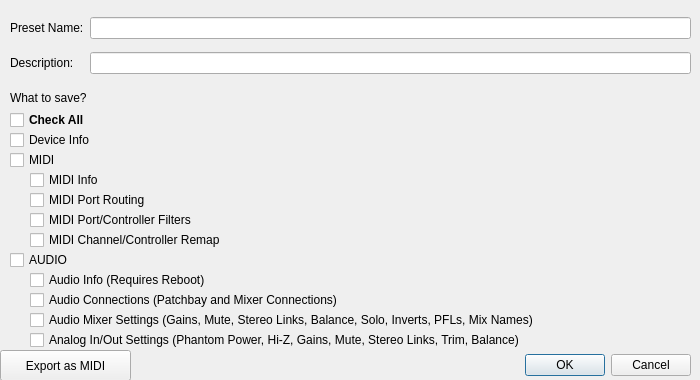
<?xml version="1.0" encoding="UTF-8"?>
<ui version="4.0">
 <class>ICSaveDialog</class>
 <widget class="QDialog" name="ICSaveDialog">
  <property name="geometry">
   <rect>
    <x>0</x>
    <y>0</y>
    <width>700</width>
    <height>380</height>
   </rect>
  </property>
  <property name="windowTitle">
   <string>Save Preset</string>
  </property>
  <widget class="QDialogButtonBox" name="buttonBox">
   <property name="geometry">
    <rect>
     <x>400</x>
     <y>350</y>
     <width>291</width>
     <height>31</height>
    </rect>
   </property>
   <property name="orientation">
    <enum>Qt::Horizontal</enum>
   </property>
   <property name="standardButtons">
    <set>QDialogButtonBox::Cancel|QDialogButtonBox::Ok</set>
   </property>
  </widget>
  <widget class="QCheckBox" name="checkDeviceInfo">
   <property name="geometry">
    <rect>
     <x>10</x>
     <y>130</y>
     <width>681</width>
     <height>20</height>
    </rect>
   </property>
   <property name="text">
    <string>Device Info</string>
   </property>
  </widget>
  <widget class="QCheckBox" name="checkMidi">
   <property name="geometry">
    <rect>
     <x>10</x>
     <y>150</y>
     <width>681</width>
     <height>20</height>
    </rect>
   </property>
   <property name="text">
    <string>MIDI</string>
   </property>
  </widget>
  <widget class="QCheckBox" name="checkMidiInfo">
   <property name="geometry">
    <rect>
     <x>30</x>
     <y>170</y>
     <width>661</width>
     <height>20</height>
    </rect>
   </property>
   <property name="text">
    <string>MIDI Info</string>
   </property>
  </widget>
  <widget class="QCheckBox" name="checkMidiPortRouting">
   <property name="geometry">
    <rect>
     <x>30</x>
     <y>190</y>
     <width>661</width>
     <height>20</height>
    </rect>
   </property>
   <property name="text">
    <string>MIDI Port Routing</string>
   </property>
  </widget>
  <widget class="QLabel" name="label">
   <property name="geometry">
    <rect>
     <x>10</x>
     <y>90</y>
     <width>91</width>
     <height>16</height>
    </rect>
   </property>
   <property name="text">
    <string>What to save?</string>
   </property>
  </widget>
  <widget class="QCheckBox" name="checkMidiFilters">
   <property name="geometry">
    <rect>
     <x>30</x>
     <y>210</y>
     <width>661</width>
     <height>20</height>
    </rect>
   </property>
   <property name="text">
    <string>MIDI Port/Controller Filters</string>
   </property>
  </widget>
  <widget class="QCheckBox" name="checkMidiRemap">
   <property name="geometry">
    <rect>
     <x>30</x>
     <y>230</y>
     <width>661</width>
     <height>20</height>
    </rect>
   </property>
   <property name="text">
    <string>MIDI Channel/Controller Remap</string>
   </property>
  </widget>
  <widget class="QCheckBox" name="checkAudio">
   <property name="geometry">
    <rect>
     <x>10</x>
     <y>250</y>
     <width>681</width>
     <height>20</height>
    </rect>
   </property>
   <property name="text">
    <string>AUDIO</string>
   </property>
  </widget>
  <widget class="QCheckBox" name="checkAudioInfo">
   <property name="geometry">
    <rect>
     <x>30</x>
     <y>270</y>
     <width>661</width>
     <height>20</height>
    </rect>
   </property>
   <property name="text">
    <string>Audio Info (Requires Reboot)</string>
   </property>
  </widget>
  <widget class="QCheckBox" name="checkAudioConnections">
   <property name="geometry">
    <rect>
     <x>30</x>
     <y>290</y>
     <width>661</width>
     <height>20</height>
    </rect>
   </property>
   <property name="text">
    <string>Audio Connections (Patchbay and Mixer Connections)</string>
   </property>
  </widget>
  <widget class="QCheckBox" name="checkAudioMixer">
   <property name="geometry">
    <rect>
     <x>30</x>
     <y>310</y>
     <width>661</width>
     <height>20</height>
    </rect>
   </property>
   <property name="text">
    <string>Audio Mixer Settings (Gains, Mute, Stereo Links, Balance, Solo, Inverts, PFLs, Mix Names)</string>
   </property>
  </widget>
  <widget class="QCheckBox" name="checkAnalog">
   <property name="geometry">
    <rect>
     <x>30</x>
     <y>330</y>
     <width>661</width>
     <height>20</height>
    </rect>
   </property>
   <property name="text">
    <string>Analog In/Out Settings (Phantom Power, Hi-Z, Gains, Mute, Stereo Links, Trim, Balance)</string>
   </property>
  </widget>
  <widget class="QCheckBox" name="checkAll">
   <property name="geometry">
    <rect>
     <x>10</x>
     <y>110</y>
     <width>681</width>
     <height>20</height>
    </rect>
   </property>
   <property name="font">
    <font>
     <weight>75</weight>
     <bold>true</bold>
    </font>
   </property>
   <property name="text">
    <string>Check All</string>
   </property>
  </widget>
  <widget class="QWidget" name="gridLayoutWidget">
   <property name="geometry">
    <rect>
     <x>10</x>
     <y>10</y>
     <width>681</width>
     <height>71</height>
    </rect>
   </property>
   <layout class="QGridLayout" name="gridLayout">
    <item row="1" column="0">
     <widget class="QLabel" name="label_3">
      <property name="text">
       <string>Description:</string>
      </property>
     </widget>
    </item>
    <item row="0" column="0">
     <widget class="QLabel" name="label_2">
      <property name="text">
       <string>Preset Name:</string>
      </property>
     </widget>
    </item>
    <item row="0" column="1">
     <widget class="QLineEdit" name="textEditFileName"/>
    </item>
    <item row="1" column="1">
     <widget class="QLineEdit" name="textEditDescription"/>
    </item>
   </layout>
  </widget>
  <widget class="QPushButton" name="buttonExportAsMidi">
   <property name="geometry">
    <rect>
     <x>0</x>
     <y>350</y>
     <width>131</width>
     <height>31</height>
    </rect>
   </property>
   <property name="text">
    <string>Export as MIDI</string>
   </property>
  </widget>
 </widget>
 <tabstops>
  <tabstop>textEditFileName</tabstop>
  <tabstop>textEditDescription</tabstop>
  <tabstop>checkAll</tabstop>
  <tabstop>checkDeviceInfo</tabstop>
  <tabstop>checkMidi</tabstop>
  <tabstop>checkMidiInfo</tabstop>
  <tabstop>checkMidiPortRouting</tabstop>
  <tabstop>checkMidiFilters</tabstop>
  <tabstop>checkMidiRemap</tabstop>
  <tabstop>checkAudio</tabstop>
  <tabstop>checkAudioInfo</tabstop>
  <tabstop>checkAudioConnections</tabstop>
  <tabstop>checkAudioMixer</tabstop>
  <tabstop>checkAnalog</tabstop>
 </tabstops>
 <resources/>
 <connections>
  <connection>
   <sender>buttonBox</sender>
   <signal>accepted()</signal>
   <receiver>ICSaveDialog</receiver>
   <slot>accept()</slot>
   <hints>
    <hint type="sourcelabel">
     <x>638</x>
     <y>380</y>
    </hint>
    <hint type="destinationlabel">
     <x>157</x>
     <y>274</y>
    </hint>
   </hints>
  </connection>
  <connection>
   <sender>buttonBox</sender>
   <signal>rejected()</signal>
   <receiver>ICSaveDialog</receiver>
   <slot>reject()</slot>
   <hints>
    <hint type="sourcelabel">
     <x>690</x>
     <y>380</y>
    </hint>
    <hint type="destinationlabel">
     <x>286</x>
     <y>274</y>
    </hint>
   </hints>
  </connection>
  <connection>
   <sender>buttonExportAsMidi</sender>
   <signal>clicked()</signal>
   <receiver>ICSaveDialog</receiver>
   <slot>buttonExportAsMidi_triggered()</slot>
   <hints>
    <hint type="sourcelabel">
     <x>94</x>
     <y>365</y>
    </hint>
    <hint type="destinationlabel">
     <x>221</x>
     <y>365</y>
    </hint>
   </hints>
  </connection>
 </connections>
 <slots>
  <slot>buttonExportAsMidi_triggered()</slot>
 </slots>
</ui>
